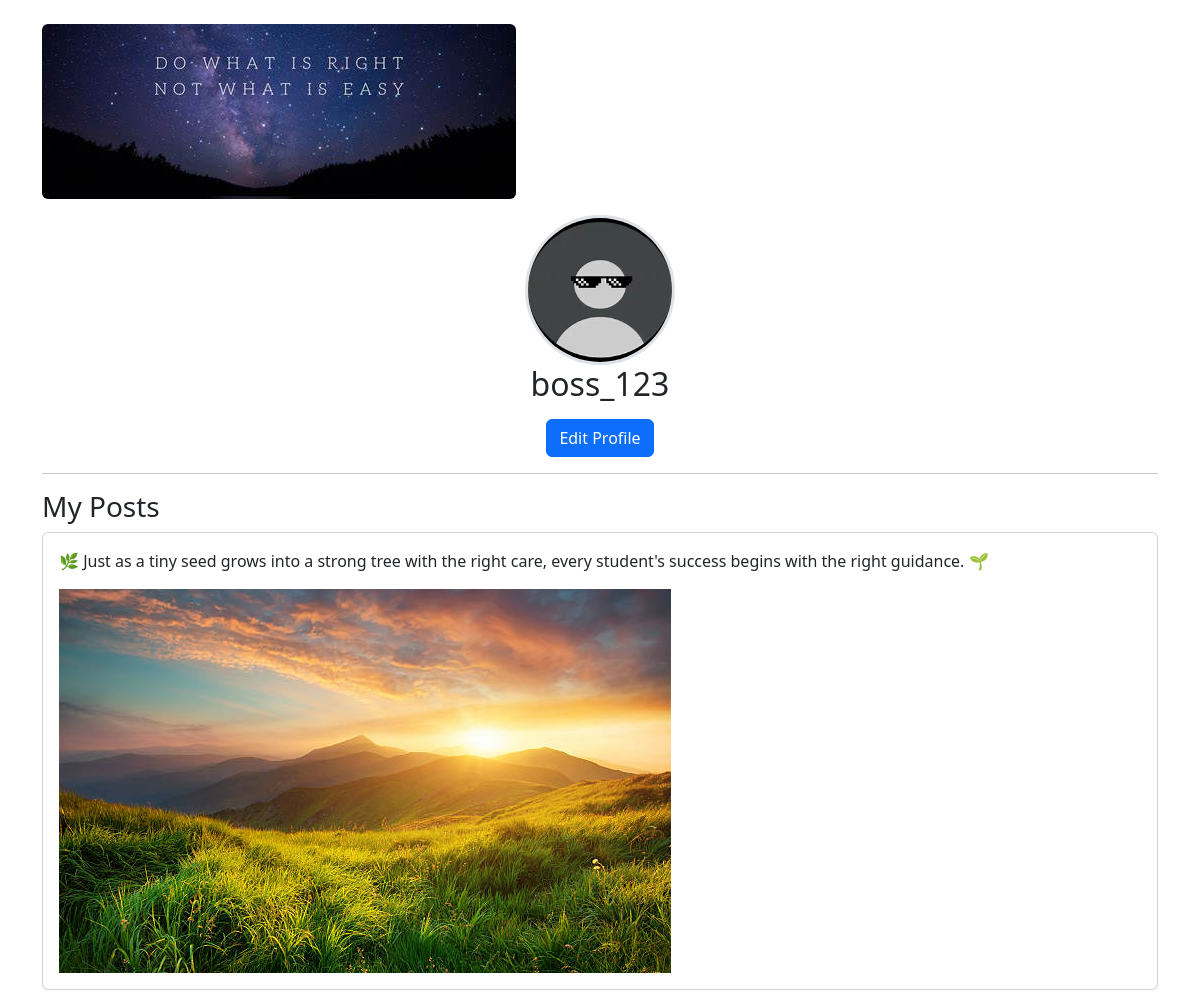
/accounts/profile/ (signed in), run on the app's committed database.
### accounts/models.py (models this page shows, shortened)
class Profile(models.Model):
    user = models.OneToOneField(User, on_delete=models.CASCADE)
    profile_picture = models.ImageField(
        upload_to='profiles/',
        default='profiles/default.png'
    )
    cover_photo = models.ImageField(
        upload_to='covers/',
        default='covers/default_cover.jpg'
    )
    bio = models.TextField(blank=True)

### posts/models.py (models this page shows, shortened)
class Post(models.Model):
    user = models.ForeignKey(User, on_delete=models.CASCADE)
    caption = models.TextField()
    image = models.ImageField(upload_to='posts/', blank=True, null=True)
    created_at = models.DateTimeField(auto_now_add=True)

### accounts/views.py (the view)
# urls.py: path("profile/", views.profile, name="profile"),
@login_required
def profile(request):
    profile, created = Profile.objects.get_or_create(user=request.user)
    posts = request.user.post_set.all().order_by("-created_at")
    return render(request, "profile.html", {
        "profile": profile,
        "posts": posts,
    })

### templates/profile.html (shortened to what this page needs)
<!DOCTYPE html>
<html lang="en">
<head>
<link href="https://cdn.jsdelivr.net/npm/bootstrap@5.3.3/dist/css/bootstrap.min.css" rel="stylesheet">
</head>
<body>
<div class="container mt-4">
<img src="{{ profile.cover_photo.url }}"
alt="{{ request.user.username }} cover photo"
class="img-fluid rounded">
<div class="text-center mt-3">
<img src="{{ profile.profile_picture.url }}"
alt="{{ request.user.username }} profile picture"
width="150"
height="150"
class="rounded-circle border border-3">
<h2>{{ request.user.username }}</h2>
<a href="{% url 'edit_profile' %}"
class="btn btn-primary">
Edit Profile
</a>
</div>
<hr>
<h3>My Posts</h3>
{% for post in posts %}
<div class="card mb-3">
<div class="card-body">
<p>{{ post.caption }}</p>
{% if post.image %}
<img src="{{ post.image.url }}"
class="img-fluid"
alt="Post image">
{% endif %}
</div>
</div>
{% empty %}
<p>No posts yet.</p>
{% endfor %}
</div>
</body>
</html>

### data on the page
Profile: cover_photo (picture), profile_picture (picture)
Post: caption "🌿 Just as a tiny seed grows into a strong tree with the right care, every student's success begins with the right guidance. 🌱", image (picture)

### other printed values
{{ request.user.username }} "boss_123"
